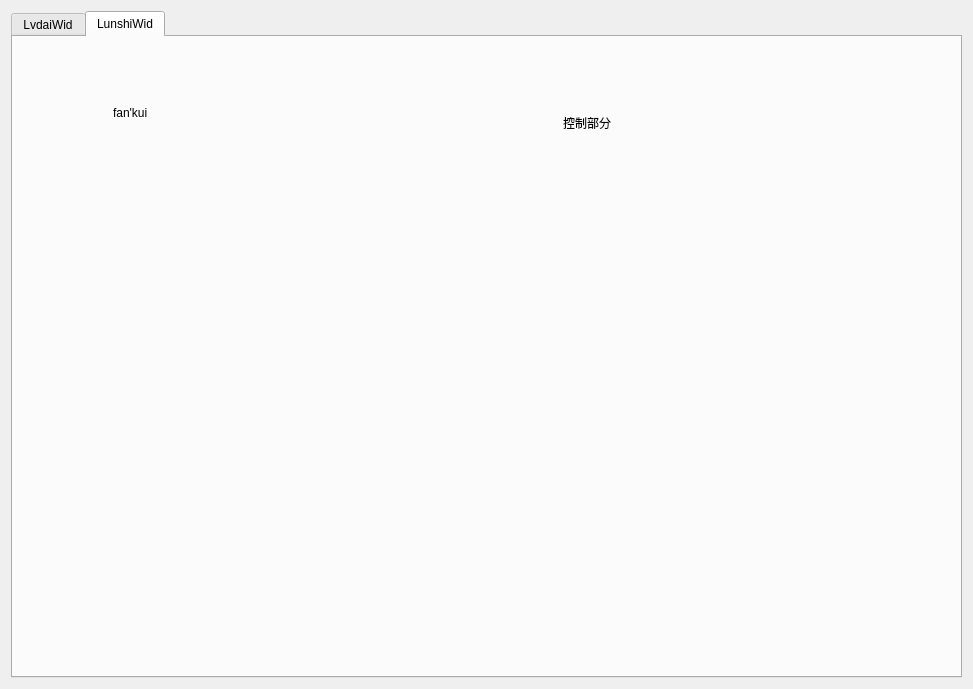
<?xml version="1.0" encoding="UTF-8"?>
<ui version="4.0">
 <class>platformsControl</class>
 <widget class="QWidget" name="platformsControl">
  <property name="geometry">
   <rect>
    <x>0</x>
    <y>0</y>
    <width>973</width>
    <height>689</height>
   </rect>
  </property>
  <property name="windowTitle">
   <string>Form</string>
  </property>
  <layout class="QGridLayout" name="gridLayout">
   <item row="0" column="0">
    <widget class="QTabWidget" name="tabWidget">
     <property name="currentIndex">
      <number>1</number>
     </property>
     <widget class="QWidget" name="LvdaiWid">
      <attribute name="title">
       <string>LvdaiWid</string>
      </attribute>
      <widget class="QLabel" name="label">
       <property name="geometry">
        <rect>
         <x>110</x>
         <y>40</y>
         <width>54</width>
         <height>12</height>
        </rect>
       </property>
       <property name="text">
        <string>反馈部分</string>
       </property>
      </widget>
      <widget class="QLabel" name="label_2">
       <property name="geometry">
        <rect>
         <x>510</x>
         <y>30</y>
         <width>54</width>
         <height>12</height>
        </rect>
       </property>
       <property name="text">
        <string>控制部分</string>
       </property>
      </widget>
     </widget>
     <widget class="QWidget" name="LunshiWid">
      <attribute name="title">
       <string>LunshiWid</string>
      </attribute>
      <widget class="QLabel" name="label_5">
       <property name="geometry">
        <rect>
         <x>100</x>
         <y>70</y>
         <width>54</width>
         <height>12</height>
        </rect>
       </property>
       <property name="text">
        <string>fan'kui</string>
       </property>
      </widget>
      <widget class="QLabel" name="label_6">
       <property name="geometry">
        <rect>
         <x>550</x>
         <y>80</y>
         <width>54</width>
         <height>12</height>
        </rect>
       </property>
       <property name="text">
        <string>控制部分</string>
       </property>
      </widget>
     </widget>
    </widget>
   </item>
  </layout>
 </widget>
 <resources/>
 <connections/>
</ui>
